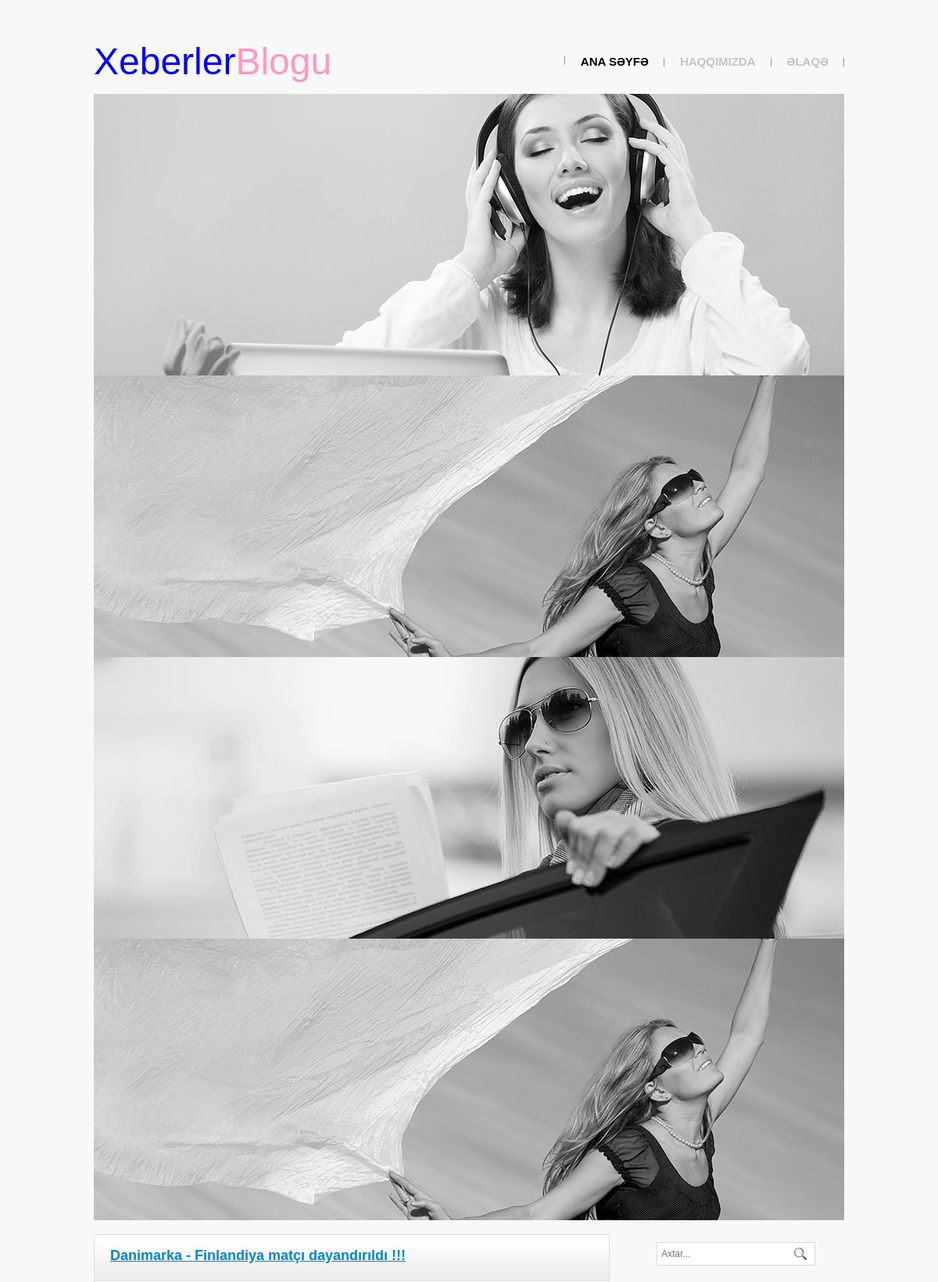
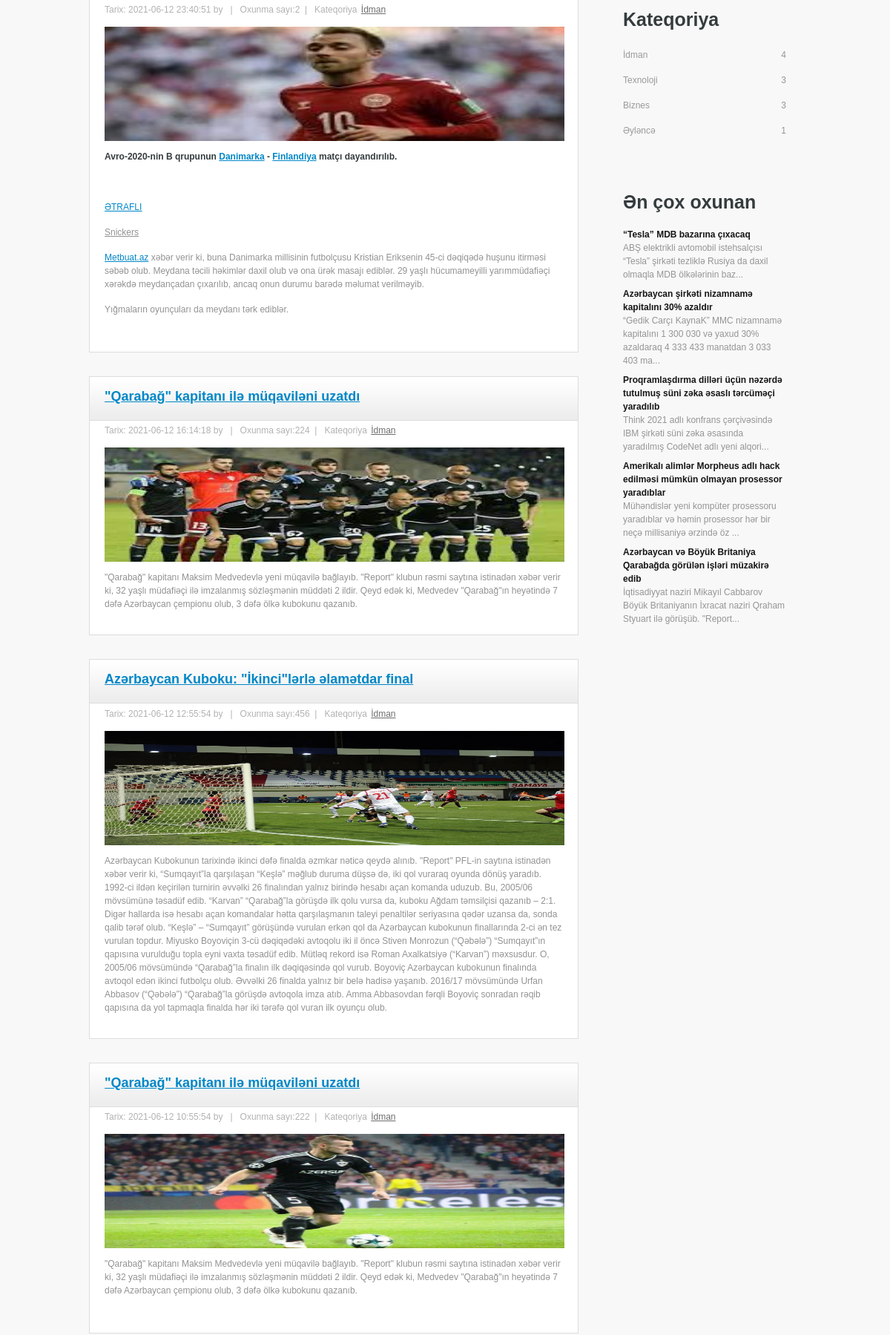
The app's page /frontend/kateqori-listele.php?kat_id=1 (upper part) with its own data (2 pictures, top to bottom).
### tables this page shows
CREATE TABLE `slider` (
  `slider_id` int(11) NOT NULL,
  `slider_foto_file` varchar(300) NOT NULL,
  `slider_foto` varchar(300) NOT NULL,
  `slider_tarix` timestamp NOT NULL DEFAULT current_timestamp()
);

CREATE TABLE `kateqoriler` (
  `kateqori_id` int(5) NOT NULL,
  `kateqori_title` varchar(300) NOT NULL,
  `kateqori_date` timestamp NOT NULL DEFAULT current_timestamp()
);

CREATE TABLE `yazilar` (
  `yazi_id` int(11) NOT NULL,
  `yazi_sekil` varchar(300) NOT NULL,
  `yazi_basliq` varchar(300) NOT NULL,
  `yazi_icerik` text NOT NULL,
  `yazi_oxunma_sayi` varchar(500) NOT NULL DEFAULT '0',
  `yazi_tarix` timestamp NOT NULL DEFAULT current_timestamp(),
  `yazi_kateqori_id` int(11) NOT NULL
);

### frontend/kateqori-listele.php (the view, shortened to what this page needs)
<?php require_once("header.php");?>
  <div class="content">
    <div class="content_resize">
      <div class="mainbar">
<?php
$kat_id=$_GET['kat_id'];
$yazi=$conn->prepare("SELECT * FROM kateqoriler INNER JOIN yazilar ON yazilar.yazi_kateqori_id=kateqoriler.kateqori_id  WHERE kateqori_id=? ORDER BY yazi_id DESC");
$yazi->execute(array($kat_id));
$yazi_listele=$yazi->fetchAll(PDO::FETCH_ASSOC);
foreach($yazi_listele as $row){
?>
        <div class="article">
          <h2 style="font-size:18px;"><a href="blog.php?yazi_id=<?php echo $row['yazi_id']; ?>"><?php echo $row["yazi_basliq"]; ?></a></h2>
          <p class="infopost">Tarix: <span class="date"><?php echo $row['yazi_tarix']; ?></span> by  &nbsp;&nbsp;|&nbsp;&nbsp; Oxunma sayı:<span><?php echo $row['yazi_oxunma_sayi']; ?></span>&nbsp;&nbsp;|&nbsp;&nbsp; Kateqoriya <a href="#"><?php echo $row['kateqori_title']; ?></a></p>
          <div class="img"><img src="images/<?php echo $row['yazi_sekil']; ?>" width="620" height="154" alt="<?php echo $row['yazi_basliq']; ?>" class="fl" /></div>
          <div class="post_content">
            <p><?php echo $row["yazi_icerik"]; ?></p>
          </div>
        </div>
       <?php }?>
      </div>
      <?php require_once("sag.php");?>
    </div>
  </div>
  <?php require_once("footer.php");?>

### frontend/header.php (shortened to what this page needs)
<?php
require_once("config.php");
?>
<!DOCTYPE html>
<html lang="az">
<head>
<link rel="stylesheet" href="https://cdn.jsdelivr.net/npm/bootstrap@4.5.3/dist/css/bootstrap.min.css">
<link href="css/style.css" rel="stylesheet" type="text/css" />
<link rel="stylesheet" type="text/css" href="css/coin-slider.css" />
</head>
<body>
<div class="main">
  <div class="header">
    <div class="header_resize">
      <div class="menu_nav">
        <ul>
          <li class="active"><a href="index.php"><span>Ana Səyfə</span></a></li>
          <li><a href="about.php"><span>Haqqımızda</span></a></li>
          <li><a href="contact.php"><span>Əlaqə</span></a></li>
        </ul>
      </div>
      <div class="logo">
        <h1><a href="index.php" style="color:blue;">Xeberler<span style="color:#FF98C2;">Blogu</span></a></h1>
      </div>
      <div class="slider">
        <div id="coin-slider">
        <?php
          $slider=$conn->prepare("SELECT * FROM slider");
          $slider->execute();
          $slider_cek=$slider->fetchAll(PDO:: FETCH_ASSOC);
          foreach($slider_cek as $row){
        ?>
          <a href="#"><img src="images/<?php echo $row['slider_foto']; ?>" width="960" height="360" alt="" /> </a>
          <?php } ?>
        </div>
      </div>
    </div>
  </div>

### frontend/sag.php (shortened to what this page needs)
<?php
require_once("config.php");
$kateqori=$conn->prepare("SELECT*FROM kateqoriler ");
$kateqori->execute();
$kateqori_cek=$kateqori->fetchAll(PDO::FETCH_ASSOC);
?>
      <div class="sidebar">
       <div class="searchform">
          <form id="formsearch" name="formsearch" method="GET" action="ara.php">
            <span>
            <input name="ara" class="editbox_search" id="editbox_search" maxlength="80" placeholder="Axtar..." type="text" />
            </span>
            <input name="button_search" src="images/search.gif" class="button_search" type="image" />
          </form>
        </div>
        <div class="gadget">
          <h2 class="star">Kateqoriya</h2>
          <ul class="sb_menu">
            <?php foreach($kateqori_cek as $row){
                $yazilar=$conn->prepare("SELECT * FROM yazilar WHERE yazi_kateqori_id=?");
                $yazilar->execute(array($row["kateqori_id"]));
                $yazilar_cek=$yazilar->fetchAll(PDO::FETCH_ASSOC);
                $yazilar_say=$yazilar->rowCount();
              ?>
            <li><a href="kateqori-listele.php?kat_id=<?php echo $row["kateqori_id"]; ?>"><?php echo $row["kateqori_title"];  ?></a><span style="float:right;"><?php echo $yazilar_say; ?></span></li>
            <?php } ?>
          </ul>
        </div>
        <div class="gadget">
          <h2 class="star"><span>Ən çox oxunan</span></h2>
          <ul class="ex_menu">
                <?php
                  $yazi=$conn->prepare("SELECT * FROM yazilar ORDER BY yazi_oxunma_sayi DESC LIMIT 5");
                  $yazi->execute();
                  $yazi_cek=$yazi->fetchAll(PDO::FETCH_ASSOC);
                  foreach($yazi_cek as $row){
                ?>
            <li>
            <a href="blog.php?yazi_id=<?php echo $row["yazi_id"]; ?>"><?php echo $row["yazi_basliq"]; ?></a><br />
              <?php echo substr($row["yazi_icerik"],0,120); ?>...</li>
        <?php } ?>
          </ul>
        </div>
      </div>

### frontend/css/style.css (style rules this page uses)
body { margin:0; padding:0; width:100%; color:#929292; font:normal 12px/1.5em "Liberation sans", Arial, Helvetica, sans-serif; }
html, .main { padding:0; margin:0; }
.main { background:#f8f8f8; }
h2 { margin:8px 0; padding:8px 0; font-size:25px; font-weight:bold; color:#353c3e; }
p { margin:8px 0; padding:0 0 8px 0; }
a { color:#0087c7; text-decoration:underline; }
.header, .content, .menu_nav, .fbg, .footer, form, ol, ol li, ul, .content .mainbar, .content .sidebar { margin:0; padding:0; }
.header_resize { margin:0 auto; padding:0; width:960px; }
.logo { padding:0; float:left; width:auto; height:120px; }
h1 { margin:0; padding:50px 0 0; font-size:48px; font-weight:normal; line-height:1.2em; text-transform:none; }
h1 a, h1 a:hover { color:#000; text-decoration:none; }
.slider { padding:0; background:no-repeat left bottom; }
.menu_nav { margin:0 auto; padding:70px 0 0; height:15px; float:right; }
.menu_nav ul { list-style:none; padding:0 0 0 1px; height:15px; float:left; background:url(../images/menu_split.gif) no-repeat left center; }
.menu_nav ul li { margin:0; padding:0 20px; float:left; background:url(../images/menu_split.gif) no-repeat right center; }
.menu_nav ul li a { display:block; margin:0; padding:0; font-size:15px; line-height:18px; font-weight:bold; color:#c4c4c4; text-decoration:none; text-transform:uppercase; }
.menu_nav ul li.active a, .menu_nav ul li a:hover { text-decoration:none; color:#000; }
.content { padding:0; }
.content_resize { margin:0 auto; padding:18px 0; width:960px; }
.content .mainbar { margin:0; padding:0; float:left; width:660px; }
.content .mainbar h2 { margin-bottom:0; padding-bottom:12px; font-size:30px; line-height:1.2em; }
.content .mainbar div.img { padding:0 0 12px; float:left; }
.content .mainbar img.fl { margin:0; padding:0; background:#fff; border:none; }
.content .mainbar .article { margin:0 0 32px; padding:0 20px 16px; border:1px solid #ddd; background:#fff url(../images/article_bg.gif) repeat-x left top; }
.content .mainbar .post_content strong { color:#353c3e; }
.content .sidebar { padding:0; float:right; width:260px; }
.content .sidebar .gadget { margin:0 0 12px; padding:12px 20px 24px; }
ul.sb_menu, ul.ex_menu { margin:0; padding:0; list-style:none; color:#959595; }
ul.sb_menu li, ul.ex_menu li { margin:0; }
ul.sb_menu li { padding:8px 0; width:220px; }
ul.ex_menu li { padding:4px 0; }
ul.sb_menu li a { color:#9a9a9a; text-decoration:none; margin-left:-16px; padding:4px 8px 4px 16px; }
ul.ex_menu li a { font-weight:bold; color:#161616; text-decoration:none; }
p.infopost { margin-bottom:8px; padding:6px 0; color:#b2b2b2; }
p.infopost a { padding:0 2px; color:#6e6e6e; text-decoration:underline; }
.searchform { padding:0 0 32px 20px; float:left; }
#formsearch { margin:0; padding:10px 0 0; width:auto; height:30px; }
#formsearch span { display:block; margin:0; padding:0; float:left; background:url(../images/search_bg.gif) no-repeat left top; }
#formsearch input.editbox_search { margin:0; padding:8px 6px; float:left; width:170px; font-size:12px; line-height:14px; color:#aeaeae; background:none; outline:none; border:none; }
#formsearch input.button_search { margin:0; padding:0; border:none; float:left; }
a { outline:none; }

### records on screen
slider: slider_foto (picture)
slider: slider_foto (picture)
slider: slider_foto (picture)
slider: slider_foto (picture)
kateqoriler: yazilar.yazi_basliq "Danimarka - Finlandiya matçı dayandırıldı !!!", yazilar.yazi_tarix "2021-06-12 23:40:51", yazilar.yazi_oxunma_sayi "2", kateqori_title "İdman", yazilar.yazi_sekil (picture), yazilar.yazi_icerik "Avro-2020-nin B qrupunun Danimarka - Finlandiya matçı dayandırılıb. ƏTRAFLI Snickers Metbuat.az xəbər verir ki, buna Danimarka millisinin futbolçusu Kristian Eriksenin 45-ci dəqiqədə huşunu itirməsi səbəb olub. Meydana təcili həkimlər daxil olub və ona ürək masajı ediblər. 29 yaşlı hücumameyilli yarımmüdafiəçi xərəkdə meydançadan çıxarılıb, ancaq onun durumu barədə məlumat verilməyib. Yığmaların oyunçuları da meydanı tərk ediblər.", yazilar.yazi_basliq "\"Qarabağ\" kapitanı ilə müqaviləni uzatdı", yazilar.yazi_tarix "2021-06-12 16:14:18", yazilar.yazi_oxunma_sayi "224", yazilar.yazi_icerik "\"Qarabağ\" kapitanı Maksim Medvedevlə yeni müqavilə bağlayıb. \"Report\" klubun rəsmi saytına istinadən xəbər verir ki, 32 yaşlı müdafiəçi ilə imzalanmış sözləşmənin müddəti 2 ildir. Qeyd edək ki, Medvedev \"Qarabağ\"ın heyətində 7 dəfə Azərbaycan çempionu olub, 3 dəfə ölkə kubokunu qazanıb.", yazilar.yazi_basliq "Azərbaycan Kuboku: \"İkinci\"lərlə əlamətdar final", yazilar.yazi_tarix "2021-06-12 12:55:54", yazilar.yazi_oxunma_sayi "456", yazilar.yazi_icerik "Azərbaycan Kubokunun tarixində ikinci dəfə finalda əzmkar nəticə qeydə alınıb. \"Report\" PFL-in saytına istinadən xəbər verir ki, “Sumqayıt”la qarşılaşan “Keşlə” məğlub duruma düşsə də, iki qol vuraraq oyunda dönüş yaradıb. 1992-ci ildən keçirilən turnirin əvvəlki 26 finalından yalnız birində hesabı açan komanda uduzub. Bu, 2005/06 mövsümünə təsadüf edib. “Karvan” “Qarabağ”la görüşdə ilk qolu vursa da, kuboku Ağdam təmsilçisi qazanıb – 2:1. Digər hallarda isə hesabı açan komandalar hətta qarşılaşmanın taleyi penaltilər seriyasına qədər uzansa da, sonda qalib tərəf olub. “Keşlə” – “Sumqayıt” görüşündə vurulan erkən qol da Azərbaycan kubokunun finallarında 2-ci ən tez vurulan topdur. Miyusko…", yazilar.yazi_tarix "2021-06-12 10:55:54", yazilar.yazi_oxunma_sayi "222", yazilar_say "4"
kateqoriler: kateqori_title "Texnoloji", yazilar_say "3"
kateqoriler: kateqori_title "Biznes", yazilar_say "3"
kateqoriler: kateqori_title "Əyləncə", yazilar_say "1"
yazilar: yazi_basliq "“Tesla” MDB bazarına çıxacaq", yazi_icerik "ABŞ elektrikli avtomobil istehsalçısı “Tesla” şirkəti tezliklə Rusiya da daxil olmaqla MDB ölkələrinin baz"
yazilar: yazi_basliq "Azərbaycan şirkəti nizamnamə kapitalını 30% azaldır", yazi_icerik "“Gedik Carçı KaynaK” MMC nizamnamə kapitalını 1 300 030 və yaxud 30% azaldaraq 4 333 433 manatdan 3 033 403 ma"
yazilar: yazi_basliq "Proqramlaşdırma dilləri üçün nəzərdə tutulmuş süni zəka əsaslı tərcüməçi yaradılıb", yazi_icerik "Think 2021 adlı konfrans çərçivəsində IBM şirkəti süni zəka əsasında yaradılmış CodeNet adlı yeni alqori"
yazilar: yazi_basliq "Amerikalı alimlər Morpheus adlı hack edilməsi mümkün olmayan prosessor yaradıblar", yazi_icerik "Mühəndislər yeni kompüter prosessoru yaradıblar və həmin prosessor hər bir neçə millisaniyə ərzində öz"
yazilar: yazi_basliq "Azərbaycan və Böyük Britaniya Qarabağda görülən işləri müzakirə edib", yazi_icerik "İqtisadiyyat naziri Mikayıl Cabbarov Böyük Britaniyanın İxracat naziri Qraham Styuart ilə görüşüb. \"Report"
